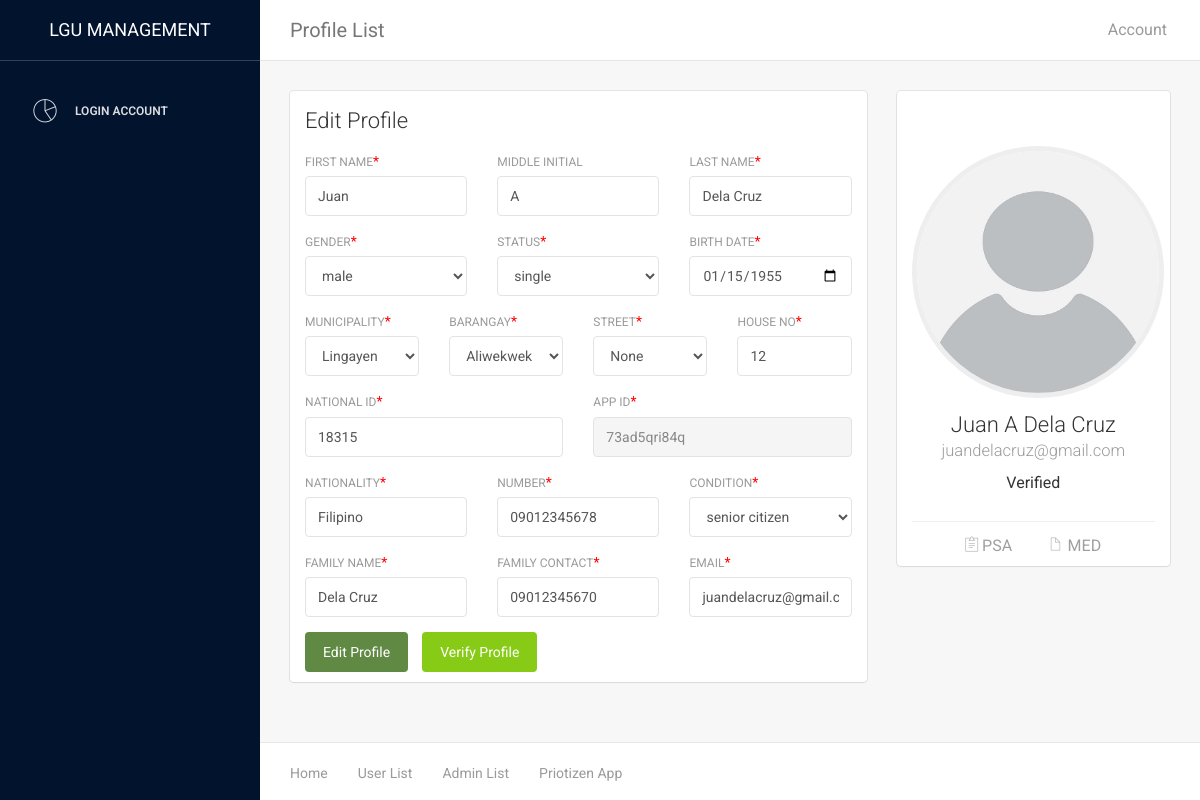
Page /LGU/user_edit.php?user_id=73ad5qri84q on the earlier database version.
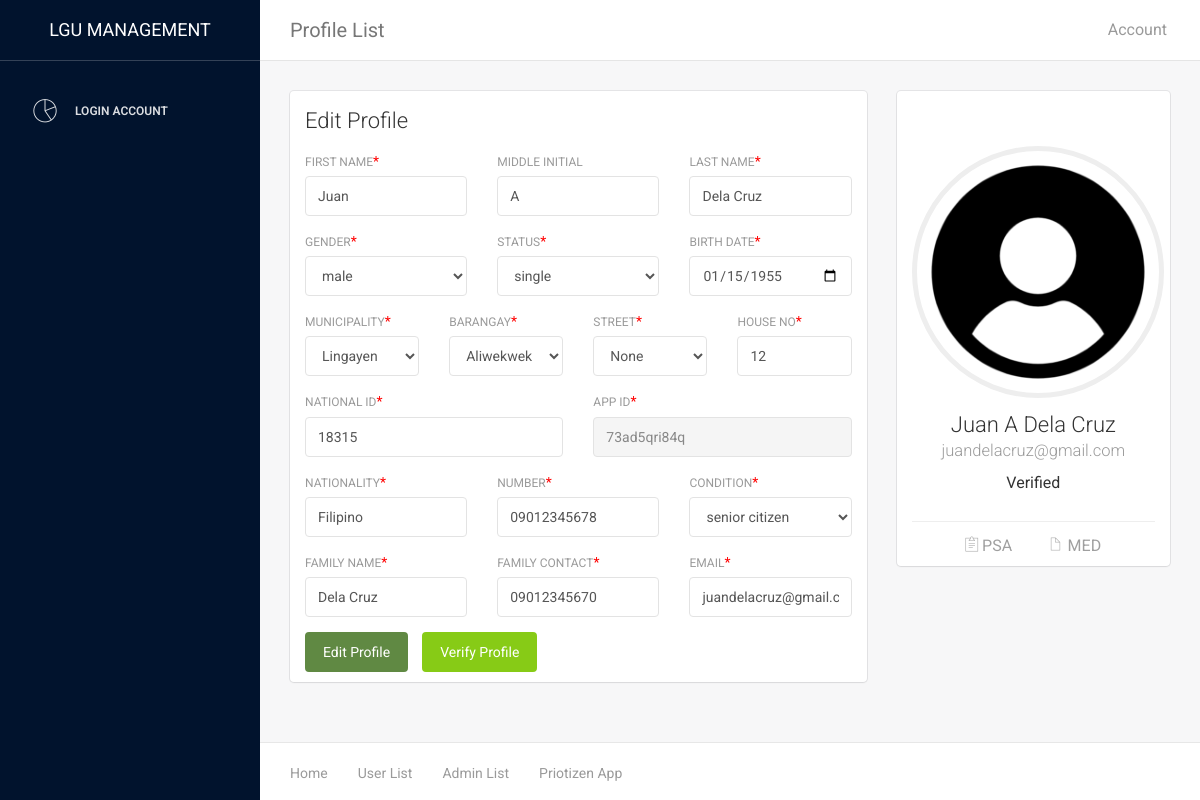
Same page on the later database version.
### tables this page shows
CREATE TABLE `verified` (
  `id` int(11) NOT NULL,
  `fname` varchar(45) DEFAULT NULL,
  `mi` varchar(5) DEFAULT NULL,
  `lname` varchar(45) DEFAULT NULL,
  `email` varchar(45) DEFAULT NULL,
  `bdate` varchar(20) DEFAULT NULL,
  `status_rs` varchar(20) DEFAULT NULL,
  `gender` varchar(20) DEFAULT 'Male',
  `address` varchar(100) DEFAULT NULL,
  `number` varchar(15) DEFAULT NULL,
  `valid_id` varchar(200) DEFAULT NULL,
  `app_id` varchar(15) DEFAULT NULL,
  `photo` varchar(200) DEFAULT NULL,
  `conditions` varchar(20) DEFAULT NULL,
  `nationality` varchar(45) NOT NULL DEFAULT 'Filipino',
  `family_name` varchar(45) DEFAULT NULL,
  `family_contact` varchar(15) DEFAULT NULL,
  `brgy` varchar(45) DEFAULT NULL
);

CREATE TABLE `address` (
  `id` int(11) NOT NULL,
  `user_id` varchar(45) DEFAULT NULL,
  `brgy` varchar(45) DEFAULT NULL,
  `street` varchar(45) DEFAULT NULL,
  `house` varchar(45) DEFAULT NULL
);

CREATE TABLE `account` (
  `id` int(11) NOT NULL,
  `account_id` varchar(45) DEFAULT NULL,
  `email` varchar(45) DEFAULT NULL,
  `passcode` varchar(45) DEFAULT NULL,
  `account_type` varchar(10) DEFAULT 'user',
  `account_status` varchar(10) DEFAULT 'Pending',
  `isfirstlogin` int(1) DEFAULT '0'
);

### LGU/user_edit.php (the view, shortened to what the changed rows need)
<?php
require('connection.php');
if(isset($_GET['user_id'])){
    $user_id = $_GET['user_id'];
}else{
    $user_id = $_SESSION['user_id'];
}
$query = "SELECT v.*, a.account_status ,ad.* , d.psa , d.med FROM verified v INNER JOIN  account a on a.account_id = v.app_id inner join doc d on v.app_id = d.user_id inner join address ad on ad.user_id = v.app_id where v.app_id= '$user_id'";
$result = mysqli_query($conn, $query);
$assoc = mysqli_fetch_assoc($result);
extract($assoc);
?>
<!doctype html>
<html lang="en">
<head>
    <link href="assets/css/bootstrap.min.css" rel="stylesheet" />
    <link href="assets/css/animate.min.css" rel="stylesheet"/>
    <link href="assets/css/light-bootstrap-dashboard.css?v=1.4.0" rel="stylesheet"/>
    <link href="assets/css/demo.css" rel="stylesheet" />
    <link href="assets/css/confirmation.css" rel="stylesheet" />
    <link href="http://maxcdn.bootstrapcdn.com/font-awesome/4.2.0/css/font-awesome.min.css" rel="stylesheet">
    <link href="assets/css/pe-icon-7-stroke.css" rel="stylesheet" />
</head>
<body>
<div class="wrapper">
    <div class="main-panel">
        <div class="content">
            <div class="container-fluid">
                <div class="row">
                    <div class="col-md-8">
                        <div class="card">
                            <div class="content">
                                    <div class="row">
                                        <div class="col-md-4">
                                            <div class="form-group">
                                                <label>First Name </label><span class="asterisk">*</span>
                                                <input id="fname" type="text" class="form-control"  placeholder="Enter first name"  value="<?php echo $fname; ?>" >
                                            </div>
                                        </div>
                                        <div class="col-md-4">
                                            <div class="form-group">
                                                <label>Middle Initial</label>
                                                <input id="mi" type="text" class="form-control" placeholder="Enter M.I" value="<?php echo $mi; ?>">
                                            </div>
                                        </div>
                                        <div class="col-md-4">
                                            <div class="form-group">
                                                <label for="exampleInputEmail1">Last Name</label><span class="asterisk">*</span>
                                                <input id="lname" type="text" class="form-control" placeholder="Enter last name" value="<?php echo $lname; ?>" >
                                            </div>
                                        </div>
                                    </div>
                                    <div class="row">
                                        <div class="col-md-4">
                                            <div class="form-group">
                                                <label>Gender</label><span class="asterisk">*</span>
                                                <select name="" class="form-control" id="gender">
                                                    <option value="<?php echo $gender; ?>" selected><?php echo $gender; ?></option>
                                                </select>
                                            </div>
                                        </div>
                                        <div class="col-md-4">
                                            <div class="form-group">
                                                <label>Status</label><span class="asterisk">*</span>
                                                <select name="  " class="form-control" id="status">
                                                    <option value="<?php echo $status_rs; ?>" selected><?php echo $status_rs; ?></option>
                                                </select>
                                            </div>
                                        </div>
                                        <div class="col-md-4">
                                            <div class="form-group">
                                                <label>Birth Date</label><span class="asterisk">*</span>
                                                <?php
                                                $formattedDate = date("Y-m-d", strtotime($bdate));
                                                ?>
                                                <input type="date" class="form-control" id="bdate" value="<?php echo $formattedDate ?>">
                                            </div>
                                        </div>
                                    </div>
                                    <div class="row otherInfoOff">
                                        <div class="col-md-3">
                                            <div class="form-group">
                                                <label>Barangay</label><span class="asterisk">*</span>
                                                <select name="" class="form-control" id="brgy" >
                                                    <option value="<?php echo $brgy ?>"><?php echo $brgy ?></option>
                                             </select>
                                            </div>
                                        </div>
                                        <div class="col-md-3">
                                            <div class="form-group">
                                                <label>Street</label><span class="asterisk">*</span>
                                                <select name="" class="form-control" id="street" >
                                                <option value="<?php echo $street ?>"><?php echo $street ?></option>
                                             </select>
                                            </div>
                                        </div>
                                        <div class="col-md-3">
                                            <div class="form-group">
                                                <label>House No</label><span class="asterisk">*</span>
                                                <input type="text" class="form-control" placeholder="House No/Block" id="house" value="<?php echo $house ?>">
                                            </div>
                                        </div>
                                    </div>
                                    <div class="row otherInfoOn" >
                                        <div class="col-md-6">
                                            <div class="form-group">
                                                <label>National ID</label><span class="asterisk">*</span>
                                                <input type="text" class="form-control" placeholder="Enter National ID Number" id="valid_id"  value="<?php echo $valid_id ?>">
                                            </div>
                                        </div>
                                        <div class="col-md-6">
                                            <div class="form-group">
                                                <label>APP ID</label><span class="asterisk">*</span>
                                                <input readonly type="text" class="form-control" placeholder="Enter APP ID Number" id="app_id" value="<?php echo $app_id ?>" >
                                            </div>
                                        </div>
                                    </div>
                                    <div class="row otherInfoOff">
                                        <div class="col-md-4">
                                            <div class="form-group">
                                                <label>Nationality</label><span class="asterisk">*</span>
                                                <input type="text" class="form-control" placeholder="Enter nationality" id="nationality" value="<?php echo $nationality ?>">
                                            </div>
                                        </div>
                                        <div class="col-md-4">
                                            <div class="form-group">
                                                <label>Number</label><span class="asterisk">*</span>
                                                <input type="text" class="form-control" placeholder="Enter number" id="number" value="<?php echo $number ?>">
                                            </div>
                                        </div>
                                        <div class="col-md-4">
                                            <div class="form-group">
                                                <label>Condition</label><span class="asterisk">*</span>
                                                <select name="  " class="form-control" id="conditions">
                                                    <option value="<?php echo $conditions ?>"><?php echo $conditions ?></option>
                                                </select>
                                            </div>
                                        </div>
                                    </div>
                                    <div class="row otherInfoOn" >
                                        <div class="col-md-4">
                                            <div class="form-group">
                                                <label>Family Name</label><span class="asterisk">*</span>
                                                <input type="text" class="form-control" placeholder="Enter Family Name" id="family_name" value="<?php echo $family_name ?>" >
                                            </div>
                                        </div>
                                        <div class="col-md-4">
                                            <div class="form-group">
                                                <label>Family Contact</label><span class="asterisk">*</span>
                                                <input type="text" class="form-control" placeholder="Enter Family Number" id="family_contact" value="<?php echo $family_contact ?>">
                                            </div>
                                        </div>
                                        <div class="col-md-4">
                                            <div class="form-group">
                                                <label>Email</label><span class="asterisk">*</span>
                                                <input type="email" class="form-control" placeholder="Email Address" id="email" value=" <?php echo $email ?>">
                                            </div>
                                        </div>
                                    </div>
                            </div>
                        </div>
                    </div>
                    <div class="col-md-4">
                        <div class="card card-user">
                            <div class="content">
                                <div class="author">
                                     <?php
                                        $imagePath = "../priotizen_app/user_img/$photo";
                                        if(file_exists($imagePath)) {
                                            echo '<img id="imageFile" class="avatar border-gray" style="height: 21em; width: 21em" src="../priotizen_app/user_img/'.$photo.'"  alt="..."/>';
                                        }else{
                                            echo '<img id="imageFile" class="avatar border-gray" style="height: 21em; width: 21em" src="../priotizen_app/user_img/empty.jpg"  alt="..."/>';
                                        }
                                      ?>
                                      <h4 class="title"><?php echo $fname." ".$mi." ".$lname ?><br />
                                         <small><?php echo $email ?></small>
                                      </h4>
                                    <h5><?php echo $account_status ?></h5>
                                </div>
                            </div>
                        </div>
                    </div>
                </div>
            </div>
        </div>
    </div>
</div>
</body>
</html>

Differences in the rows shown:
changed verified "Juan": photo: picture added
now on this page (row unchanged): address: brgy "Aliwekwek", street "None", house "12"
now on this page (row unchanged): account: account_status "Verified"
